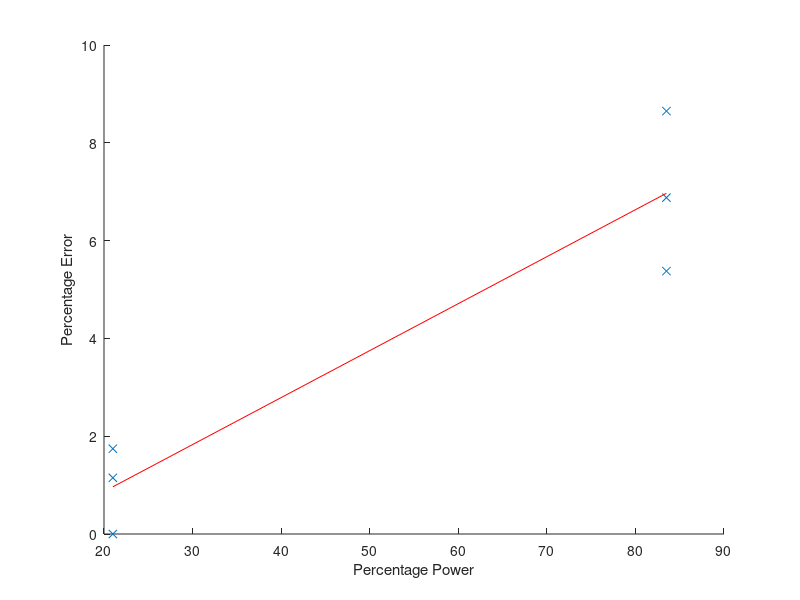

Here is the MATLAB script that generated this plot:
close all;
clear;
clc;

%% Straight Line
power_high = [83.5 83.5 83.5];
% measurements_high[0] contains actual measurements, whereas 
% measurements_high[1] contains sensor measurements
measurements_high = [[18.5 18.6 18.9]; 
                     [16.9 17.6 17.6]];
percentage_error_high = zeros(1, 3);
for j = 1:3
    percentage_error_high(j) = (abs(measurements_high(1, j)-measurements_high(2, j))/measurements_high(1, j)) * 100;
end

power_low = [21 21 21];
% measurements_low[0] contains actual measurements, whereas 
% measurements_low[1] contains sensor measurements
measurements_low = [[17.3 17.4 17.2]; 
                    [17.3 17.6 16.9]];
percentage_error_low = zeros(1, 3);
for j = 1:3
    percentage_error_low(j) = (abs(measurements_low(1, j)-measurements_low(2, j))/measurements_low(1, j)) * 100;
end

power = zeros(1, 6);
power(1:3) = power_low;
power(4:6) = power_high;
percentage_error = zeros(1, 6);
percentage_error(1:3) = percentage_error_low;
percentage_error(4:6) = percentage_error_high;

hold on;
scatter(power, percentage_error, 'Marker', 'x');
xlabel('Percentage Power'); ylabel('Percentage Error');

coefficients = polyfit(power, percentage_error, 1);
m = coefficients(1);
b = coefficients(2);
plot(power, m * power + b, 'r');
hold off;